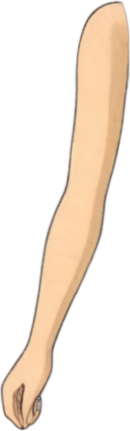
#> input picture tools/pcs/examples/ghibli/arm_l.png, 130 x 431 px
$ python rigwalk2.py pcs/examples/ghibli/arm_l.png
#> lines starting #> are read from the running program, lines starting #| are printed output that depends on the picture; after the words box and inside, x2 and y2 are one past the last pixel; in counts of white or black regions, pixels touching at a corner belong together
# -*- coding: utf-8 -*-
"""改进版纸娃娃：固定骨骼层级(FK) + 行走关键帧 + alpha 带状抠像。

相比第一版 rigwalk_spike 的关键升级：
  * 部件不再各自绕固定点独立旋转，而是挂在骨骼层级上（脚→小腿→大腿→骨盆），
    父骨一动整条链跟动，子骨起点=父骨末端关节 → 物理上不可能脱节。
  * 部件用 alpha 带状抠像（沿关节连线取带状区域并只保留角色自身像素），
    不再用固定 padding 矩形 → 不会有"第三条腿"鬼影。
  * 行走是真实关键帧：骨盆上下颠动 + 左右腿相位差 180° + 手臂反向摆 +
    脚掌保持水平，看着像走而不是抽搐。

用法：.venv/Scripts/python.exe tools/rigwalk2.py [character.png]
不传路径则用 .verify/rigwalk2/front-char.png（由 tools/gen_front_char.py 生成）。
"""
from __future__ import annotations

import math
import sys
from pathlib import Path

import numpy as np
from PIL import Image, ImageDraw

ROOT = Path(__file__).resolve().parents[1]
sys.path.insert(0, str(ROOT))

OUT = ROOT / ".verify" / "rigwalk2"
OUT.mkdir(parents=True, exist_ok=True)

# ---- 角色骨骼定义（归一化：u=左→右占 bbox 宽，v=上→下占 bbox 高）----
# 每个骨骼 = 一段运动学链，同时是一张贴图部件（connector 类 delta 恒为 0，不画）
JOINTS = {
    "pelvis":  (0.50, 0.56),
    "chest":   (0.50, 0.34),
    "head":    (0.50, 0.06),
    "shouldL": (0.34, 0.34), "elbowL": (0.27, 0.50), "handL": (0.23, 0.64),
    "shouldR": (0.66, 0.34), "elbowR": (0.73, 0.50), "handR": (0.77, 0.64),
    "hipL":    (0.43, 0.56), "kneeL":  (0.44, 0.76), "ankleL": (0.46, 0.93), "toeL": (0.45, 0.98),
    "hipR":    (0.57, 0.56), "kneeR":  (0.56, 0.76), "ankleR": (0.54, 0.93), "toeR": (0.55, 0.98),
}
# (bone, parent, 近端关节, 远端关节, 部件名或 None, 带宽占宽比例)
BONES = [
    ("spine",  "pelvis", "pelvis", "chest",   "torso", 0.20),
    ("head",   "chest",  "chest",  "head",    "head",  0.16),
    ("collarL","chest",  "chest",  "shouldL", None,    0.0),
    ("uarmL",  "collarL","shouldL","elbowL",  "uarmL", 0.09),
    ("farmL",  "uarmL",  "elbowL", "handL",   "farmL", 0.08),
    ("collarR","chest",  "chest",  "shouldR", None,    0.0),
    ("uarmR",  "collarR","shouldR","elbowR",  "uarmR", 0.09),
    ("farmR",  "uarmR",  "elbowR", "handR",   "farmR", 0.08),
    ("hipL",   "pelvis", "pelvis", "hipL",    None,    0.0),
    ("thighL", "hipL",   "hipL",   "kneeL",   "thighL",0.13),
    ("shinL",  "thighL", "kneeL",  "ankleL",  "shinL", 0.10),
    ("footL",  "shinL",  "ankleL", "toeL",    "footL", 0.14),
    ("hipR",   "pelvis", "pelvis", "hipR",    None,    0.0),
    ("thighR", "hipR",   "hipR",   "kneeR",   "thighR",0.13),
    ("shinR",  "thighR", "kneeR",  "ankleR",  "shinR", 0.10),
    ("footR",  "shinR",  "ankleR", "toeR",    "footR", 0.14),
]
DRAW_ORDER = ["thighL", "shinL", "footL", "thighR", "shinR", "footR",
              "torso", "head", "uarmR", "farmR", "uarmL", "farmL"]
N_FRAMES = 16


def remove_bg(rgba: Image.Image) -> Image.Image:
    """把纯色背景变成透明（适配白底/绿底/任意纯色底的角色图）。"""
    if rgba.mode != "RGBA":
        rgba = rgba.convert("RGBA")
    a = np.asarray(rgba)
    rgb = a[..., :3].astype(int)
    h, w = a.shape[:2]
    border = np.concatenate([rgb[0, :], rgb[-1, :], rgb[:, 0], rgb[:, -1]]).reshape(-1, 3)
    bg = np.median(border, axis=0)
    diff = np.sqrt(((rgb - bg) ** 2).sum(-1))
    mask = diff < 70
    out = a.copy()
    out[..., 3] = np.where(mask, 0, a[..., 3])
    return Image.fromarray(out, "RGBA")


def alpha_bbox(rgba: Image.Image):
    a = np.asarray(rgba)[..., 3]
    ys, xs = np.where(a > 30)
    return xs.min(), ys.min(), xs.max() + 1, ys.max() + 1


def build_parts(rgba: Image.Image, alpha_full: np.ndarray, x0, y0, x1, y1, rest):
    """把整张角色剪影按"每个像素归属最近骨骼段"切分为部件。

    与单条带状裁剪不同：这里覆盖角色全部像素、无空洞、无重叠，因此静止帧
    能精确还原原图（IoU≈1），动画时各部件刚体旋转也不会产生缝或鬼影。
    """
    sub = rgba.crop((x0, y0, x1, y1))
    sa = alpha_full[y0:y1, x0:x1]
    hh, ww = sa.shape
    ys, xs = np.mgrid[0:hh, 0:ww]
    segs = []
    for (bone, _p, pj, dj, part_name, _wf) in BONES:
        if part_name is None:
            continue
        A = (rest[pj][0] - x0, rest[pj][1] - y0)
        B = (rest[dj][0] - x0, rest[dj][1] - y0)
        segs.append((bone, pj, A, B))
    n = len(segs)
    dists = np.empty((hh, ww, n), dtype=np.float32)
    for i, (bone, pj, A, B) in enumerate(segs):
        abx, aby = B[0] - A[0], B[1] - A[1]
        L2 = abx * abx + aby * aby + 1e-9
        px = xs - A[0]
        py = ys - A[1]
        t = np.clip((px * abx + py * aby) / L2, 0.0, 1.0)
        dx = px - t * abx
        dy = py - t * aby
        dists[..., i] = np.sqrt(dx * dx + dy * dy)
    assign = np.argmin(dists, axis=2)
    parts = {}
    for i, (bone, pj, A, B) in enumerate(segs):
        mask = (assign == i) & (sa > 30)
        if not mask.any():
            print(f"[warn] 部件 {bone} 无像素，跳过")
            continue
        ys_k, xs_k = np.where(mask)
        cx0, cy0, cx1, cy1 = xs_k.min(), ys_k.min(), xs_k.max() + 1, ys_k.max() + 1
        part = sub.crop((cx0, cy0, cx1, cy1)).copy()
        pa = np.array(part)
        pa[..., 3] = np.where(mask[cy0:cy1, cx0:cx1], pa[..., 3], 0)
        anchor = (A[0] - cx0, A[1] - cy0)
        parts[bone] = (Image.fromarray(pa, "RGBA"), anchor, pj)
    return parts


def rotate_about(img: Image.Image, angle_deg: float, center):
    """绕 center 旋转，返回旋转后图像和 center 在新图中的坐标。"""
    th = math.radians(angle_deg)
    cos, sin = math.cos(th), math.sin(th)
    w, h = img.size
    cx, cy = center

    def R(x, y):
        return (cx + (x - cx) * cos - (y - cy) * sin,
                cy + (x - cx) * sin + (y - cy) * cos)

    corners = [R(0, 0), R(w, 0), R(w, h), R(0, h)]
    minx = min(c[0] for c in corners)
    miny = min(c[1] for c in corners)
    maxx = max(c[0] for c in corners)
    maxy = max(c[1] for c in corners)
    W = int(math.ceil(maxx - minx))
    H = int(math.ceil(maxy - miny))
    a = cos
    b = -sin
    d = sin
    e = cos
    c_ = cx - a * cx - b * cy
    f_ = cy - d * cx - e * cy
    rot = img.transform((W, H), Image.AFFINE, (a, b, c_, d, e, f_), resample=Image.BICUBIC)
    ax, ay = R(cx, cy)
    return rot, (ax - minx, ay - miny)


def walk_deltas(f: int):
    """第 f 帧的各骨骼旋转增量（度）。相位让左右腿差 180°。"""
    ph = 2 * math.pi * f / N_FRAMES
    thighL = 20 * math.sin(ph)
    thighR = -20 * math.sin(ph)
    shinL = 35 * max(0.0, math.sin(ph - math.pi / 2))   # 抬腿时屈膝
    shinR = 35 * max(0.0, math.sin(ph + math.pi / 2))
    uarmL = -16 * math.sin(ph)
    uarmR = 16 * math.sin(ph)
    farm = 12
    spine = 3 * math.sin(ph)
    return {
        "spine": spine, "head": 0.0,
        "uarmL": uarmL, "farmL": farm, "uarmR": uarmR, "farmR": farm,
        "thighL": thighL, "shinL": shinL, "thighR": thighR, "shinR": shinR,
        "footL": 0.0, "footR": 0.0,   # 下面抵消，使脚掌保持水平
        "collarL": 0.0, "collarR": 0.0, "hipL": 0.0, "hipR": 0.0,
    }


def main():
    src = sys.argv[1] if len(sys.argv) > 1 else str(OUT / "front-char.png")
    if not Path(src).exists():
        raise SystemExit(f"角色图不存在：{src}")
    raw = Image.open(src).convert("RGBA")
#> raw is the input picture: PIL image 130x431 RGBA; mean R, G, B, A 79.9, 66.3, 52.7, 83.8
    rgba = remove_bg(raw)
#> in remove_bg, `border = np.concatenate([rgb[0, :], rgb[-1, :], rgb[:, 0], rgb[:, -1]]..`: border = 1122 rows, first 8: [0, 0, 0], [0, 0, 0], [0, 0, 0], [0, 0, 0], [0, 0, 0], [0, 0, 0], [0, 0, 0], [0, 0, 0]
#> in remove_bg, `bg = np.median(border, axis=0)`: bg = [0, 0, 0]
    rgba.save(OUT / "char-cutout.png")

    x0, y0, x1, y1 = alpha_bbox(rgba)
#> in alpha_bbox, `ys, xs = np.where(a > 30)`: ys = 19415 values from 0 to 430; xs = 19415 values, max 129 at index 1138, min 0 at index 17838, mean 75.13
#> x0 = 0; y0 = 0; x1 = 130; y1 = 431
    W, H = x1 - x0, y1 - y0
#> W = 130; H = 431
    alpha = np.asarray(rgba)[..., 3]
    rest = {k: (x0 + u * W, y0 + v * H) for k, (u, v) in JOINTS.items()}
#> rest = 17 items

    # 按"每个像素归属最近骨骼段"把整张剪影完整切分为部件（覆盖 100%、无空洞）
    parts = build_parts(rgba, alpha, x0, y0, x1, y1, rest)
#> the loop in build_parts, `for (bone, _p, pj, dj, part_name, _wf) in BONES:` made 16 passes
#> (A, B) on passes 1, 2, 4, 5, 7, 8, 10, 11: ((65, 241.4), (65, 146.5)), ((65, 146.5), (65, 25.86)), ((44.2, 146.5), (35.1, 215.5)), ((35.1, 215.5), (29.9, 275.8)), ((85.8, 146.5), (94.9, 215.5)), ((94.9, 215.5), (100.1, 275.8)), ((55.9, 241.4), (57.2, 327.6)), ((57.2, 327.6), (59.8, 400.8))
#> after the loop in build_parts, `for (bone, _p, pj, dj, part_name, _wf) in BONES:`: segs = 12 items
#> in build_parts, `n = len(segs)`: n = 12
#> the loop in build_parts, `for i, (bone, pj, A, B) in enumerate(segs):` made 12 passes
#> (bone, pj, A, B, abx, aby, L2) on passes 1 to 6: ('spine', 'pelvis', (65, 241.4), (65, 146.5), 0, -94.82, 8990.8), ('head', 'chest', (65, 146.5), (65, 25.86), 0, -120.7, 14563.7), ('uarmL', 'shouldL', (44.2, 146.5), (35.1, 215.5), -9.1, 68.96, 4838.3), ('farmL', 'elbowL', (35.1, 215.5), (29.9, 275.8), -5.2, 60.34, 3668), ('uarmR', 'shouldR', (85.8, 146.5), (94.9, 215.5), 9.1, 68.96, 4838.3), ('farmR', 'elbowR', (94.9, 215.5), (100.1, 275.8), 5.2, 60.34, 3668)
#> pass 1, in build_parts, `dy = py - t * aby`:
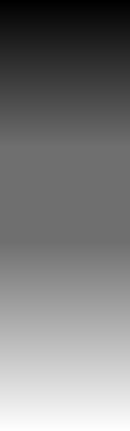
#> dy: shape (431, 130) float64; min -146.5, max 188.6, mean 16.4; drawn with min black and max white
#> in build_parts, `assign = np.argmin(dists, axis=2)`:
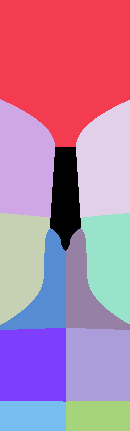
#> assign: shape (431, 130) int64; 12 distinct labels, from 0 to 11; one colour per label, 0 black
#> the loop in build_parts, `for i, (bone, pj, A, B) in enumerate(segs):` made 12 passes
#> (bone, pj, A, B, cx0, cy0, cx1, cy1) on passes 1, 2, 4, 5, 6, 7: ('spine', 'pelvis', (65, 241.4), (65, 146.5), 50, 147, 81, 251), ('head', 'chest', (65, 146.5), (65, 25.86), 70, 0, 130, 147), ('farmL', 'elbowL', (35.1, 215.5), (29.9, 275.8), 37, 223, 50, 295), ('uarmR', 'shouldR', (85.8, 146.5), (94.9, 215.5), 76, 102, 126, 218), ('farmR', 'elbowR', (94.9, 215.5), (100.1, 275.8), 81, 215, 105, 272), ('thighL', 'hipL', (55.9, 241.4), (57.2, 327.6), 30, 228, 66, 329)
#> (printed output is left out)
#> pass 1, in build_parts, `mask = (assign == i) & (sa > 30)`:
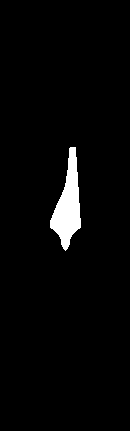
#> mask: shape (431, 130) bool; 2.9% white; 1 white region, box (x1, y1, x2, y2) and area: (50, 147, 81, 251) 1640
#> after the loop in build_parts, `for i, (bone, pj, A, B) in enumerate(segs):`:
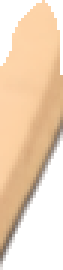
#> pa: shape (90, 21, 4) (shown 3 times larger); mean R, G, B, A 175.6, 144.8, 113.2, 161.5; transparent parts drawn white
#> after the loop in build_parts, `for i, (bone, pj, A, B) in enumerate(segs):`: parts = 9 items
#> parts = 9 items

    # 画关节调试图
    dbg = rgba.copy().convert("RGBA")
    d = ImageDraw.Draw(dbg)
    for k, (ux, vy) in JOINTS.items():
        px, py = rest[k]
        d.ellipse([px - 4, py - 4, px + 4, py + 4], outline=(255, 0, 0, 255))
#> this loop made 17 passes
#> (px, py) on passes 1 to 8: (65, 241.4), (65, 146.5), (65, 25.86), (44.2, 146.5), (35.1, 215.5), (29.9, 275.8), (85.8, 146.5), (94.9, 215.5)
    dbg.save(OUT / "joints-debug.png")

    # 画布
    M = int(0.35 * W)
#> M = 45
    cw, ch = W + 2 * M, H + 2 * M
#> cw = 220; ch = 521
    ox, oy = M - x0, M - y0  # 把 bbox 居中
#> ox = 45; oy = 45

    frames = []
    motion = []
    for f in range(N_FRAMES):
        # FK
        world = {"pelvis": (rest["pelvis"][0], rest["pelvis"][1])}
        wang = {"pelvis": 0.0}
        for (bone, parent, pj, dj, _pn, _wf) in BONES:
            delta = walk_deltas(f)[bone]
            wa = wang[parent] + delta
            wang[bone] = wa
            rvx = rest[dj][0] - rest[pj][0]
            rvy = rest[dj][1] - rest[pj][1]
            th = math.radians(wa)
            rx = rvx * math.cos(th) - rvy * math.sin(th)
            ry = rvx * math.sin(th) + rvy * math.cos(th)
            world[dj] = (world[pj][0] + rx, world[pj][1] + ry)
            world[bone] = world[pj]
            wang[dj] = wa  # 关节点也要记角度，供子骨骼按父关节查 world_ang

        # 脚掌保持水平：脚的世界角恒为 0（即静止朝向），不随腿旋转
        for side in ("L", "R"):
            wang["foot" + side] = 0.0

        canvas = Image.new("RGBA", (cw, ch), (0, 0, 0, 0))
        for bone in DRAW_ORDER:
            if bone not in parts:
                continue
            pim, anc, pj = parts[bone]
            pivot = (world[pj][0] + ox, world[pj][1] + oy)
            rot, anc_new = rotate_about(pim, wang[bone], anc)
            canvas.alpha_composite(rot, (int(round(pivot[0] - anc_new[0])),
                                         int(round(pivot[1] - anc_new[1]))))
        frames.append(canvas)

        # 量化：相邻帧剪影变化
        sil = np.asarray(canvas)[..., 3] > 30
        if f > 0:
            prev = np.asarray(frames[f - 1])[..., 3] > 30
            inter = np.logical_and(sil, prev).sum()
            union = np.logical_or(sil, prev).sum()
            motion.append(1 - inter / max(union, 1))
#> this loop made 16 passes
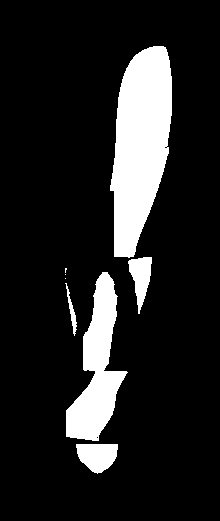
#> sil: shape (521, 220) bool; 13.9% white; 8 white regions (3 under 20 px), largest, box (x1, y1, x2, y2) and area: (110, 46, 172, 258) 9150, (66, 272, 128, 441) 4863, (76, 444, 118, 474) 928, (128, 257, 152, 314) 753, (65, 283, 77, 336) 174

    # 静止帧（delta 全 0）应与原始近似一致：把去背角色按同样 offset 贴回画布再比
    rest_canvas = Image.new("RGBA", (cw, ch), (0, 0, 0, 0))
    rest_canvas.alpha_composite(rgba, (ox, oy))
    sil0 = np.asarray(frames[0])[..., 3] > 30
#> sil0: shape (521, 220) bool; 14.6% white; 4 white regions (2 under 20 px), largest, box (x1, y1, x2, y2) and area: (54, 45, 175, 476) 16506, (77, 284, 85, 338) 172
    rest_sil = np.asarray(rest_canvas)[..., 3] > 30
#> rest_sil: shape (521, 220) bool; 16.9% white; 1 white region, box (x1, y1, x2, y2) and area: (45, 45, 175, 476) 19415
    inter = np.logical_and(sil0, rest_sil).sum()
    union = np.logical_or(sil0, rest_sil).sum()
    iou0 = inter / max(union, 1)

    # 拼条 + gif
    cols = 8
    rows = math.ceil(N_FRAMES / cols)
    strip = Image.new("RGBA", (cols * cw, rows * ch), (0, 0, 0, 0))
#> strip: PIL image 1760x1042 RGBA; every value is 0
    for i, fr in enumerate(frames):
        strip.alpha_composite(fr, ((i % cols) * cw, (i // cols) * ch))
#> this loop made 16 passes
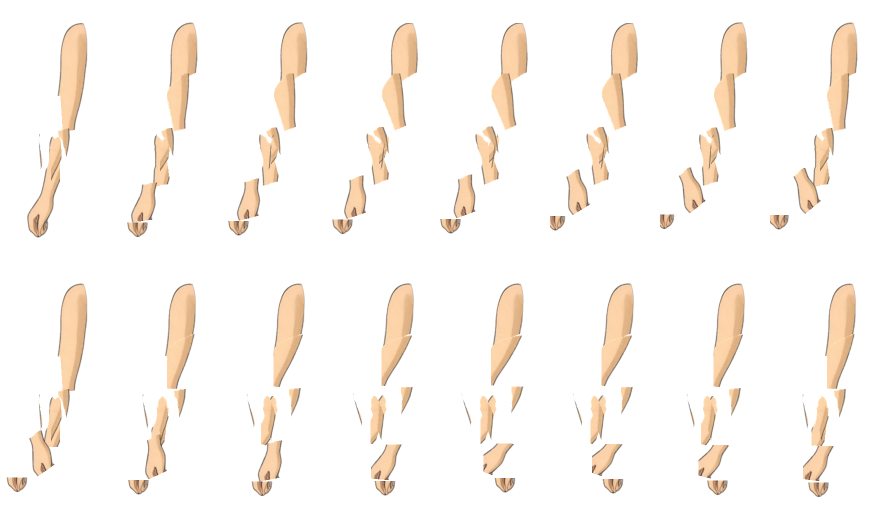
#> strip: PIL image 1760x1042 RGBA (shown at 1/2 size); mean R, G, B, A 30.9, 25.5, 20.2, 33.2; transparent parts drawn white
    strip.convert("RGBA").save(OUT / "walk-strip.png")

    frames[0].save(OUT / "walk.gif", save_all=True, append_images=frames[1:] + [frames[0]],
                   duration=90, loop=0, disposal=2)
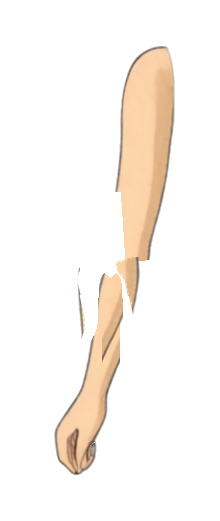
#> saved as walk.gif: PIL image 220x521 RGBA; mean R, G, B, A 32.3, 26.7, 21.2, 35.1; transparent parts drawn white

    print(f"帧数={N_FRAMES} 画布={cw}x{ch}")
#| 帧数=16 画布=220x521
    print(f"静止帧与原始剪影 IoU={iou0:.3f}（应接近 1，验证骨骼静止即还原）")
#| 静止帧与原始剪影 IoU=0.747（应接近 1，验证骨骼静止即还原）
    print(f"相邻帧动作幅度(1-IoU) 均值={sum(motion)/len(motion):.3f} "
          f"最小={min(motion):.3f} 最大={max(motion):.3f}")
#| 相邻帧动作幅度(1-IoU) 均值=0.254 最小=0.077 最大=0.393
    print(f"输出：{OUT/'walk-strip.png'} {OUT/'walk.gif'} {OUT/'char-cutout.png'} {OUT/'joints-debug.png'}")


if __name__ == "__main__":
    main()

$ run again, on tools/pcs/examples/ghibli/leg_l.png
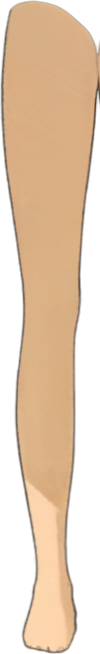
#> input picture tools/pcs/examples/ghibli/leg_l.png, 100 x 654 px
#> in main, raw is the input picture: PIL image 100x654 RGBA; mean R, G, B, A 135.5, 109.9, 84.2, 157.9
#> border = 1508 rows, first 8: [0, 0, 0], [0, 0, 0], [0, 0, 0], [0, 0, 0], [0, 0, 0], [0, 0, 0], [0, 0, 0], [0, 0, 0]
#> bg = [0, 0, 0]
#> out: shape (654, 100, 4); 0.02% of pixels changed, all inside (x1, y1, x2, y2) = (96, 95, 100, 102)
#> x0 = 0; x1 = 100; y1 = 654
#> in main, `W, H = x1 - x0, y1 - y0`: W = 100; H = 654
#> rest = 17 items
#> the loop in build_parts, `for (bone, _p, pj, dj, part_name, _wf) in BONES:` made 16 passes
#> (A, B) on passes 1, 2, 4, 5, 7, 8, 10, 11: ((50, 366.2), (50, 222.4)), ((50, 222.4), (50, 39.24)), ((34, 222.4), (27, 327)), ((27, 327), (23, 418.6)), ((66, 222.4), (73, 327)), ((73, 327), (77, 418.6)), ((43, 366.2), (44, 497)), ((44, 497), (46, 608.2))
#> after the loop in build_parts, `for (bone, _p, pj, dj, part_name, _wf) in BONES:`: segs = 12 items
#> n = 12
#> the loop in build_parts, `for i, (bone, pj, A, B) in enumerate(segs):` made 12 passes
#> (bone, pj, A, B, abx, aby, L2) on passes 1 to 6: ('spine', 'pelvis', (50, 366.2), (50, 222.4), 0, -143.9, 20701.5), ('head', 'chest', (50, 222.4), (50, 39.24), 0, -183.1, 33532.9), ('uarmL', 'shouldL', (34, 222.4), (27, 327), -7, 104.6, 10998.5), ('farmL', 'elbowL', (27, 327), (23, 418.6), -4, 91.56, 8399.2), ('uarmR', 'shouldR', (66, 222.4), (73, 327), 7, 104.6, 10998.5), ('farmR', 'elbowR', (73, 327), (77, 418.6), 4, 91.56, 8399.2)
#> in build_parts, `assign = np.argmin(dists, axis=2)`:
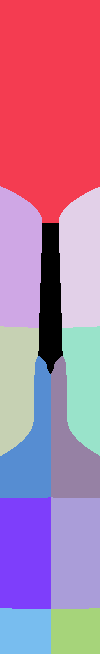
#> assign: shape (654, 100) int64; 12 distinct labels, from 0 to 11; one colour per label, 0 black
#> the loop in build_parts, `for i, (bone, pj, A, B) in enumerate(segs):` made 12 passes
#> (bone, pj, A, B, cx0, cy0, cx1, cy1) on passes 1, 3, 4, 5, 6, 7, 8: ('spine', 'pelvis', (50, 366.2), (50, 222.4), 38, 223, 63, 374), ('uarmL', 'shouldL', (34, 222.4), (27, 327), 8, 190, 42, 328), ('farmL', 'elbowL', (27, 327), (23, 418.6), 14, 327, 39, 445), ('uarmR', 'shouldR', (66, 222.4), (73, 327), 59, 192, 88, 328), ('farmR', 'elbowR', (73, 327), (77, 418.6), 62, 327, 78, 437), ('thighL', 'hipL', (43, 366.2), (44, 497), 17, 356, 51, 498), ('shinL', 'kneeL', (44, 497), (46, 608.2), 25, 497, 51, 609)
#> after the loop in build_parts, `for i, (bone, pj, A, B) in enumerate(segs):`: parts = 12 items
#> the loop in main, `for k, (ux, vy) in JOINTS.items():` made 17 passes
#> (px, py) on passes 1 to 8: (50, 366.2), (50, 222.4), (50, 39.24), (34, 222.4), (27, 327), (23, 418.6), (66, 222.4), (73, 327)
#> M = 35
#> cw = 170; ch = 724
#> ox = 35
#> the loop in main, `for f in range(N_FRAMES):` made 16 passes
#> sil0: shape (724, 170) bool; 29.7% white; 4 white regions (1 under 20 px), largest, box (x1, y1, x2, y2) and area: (17, 35, 135, 689) 33445, (33, 359, 65, 476) 2049, (16, 623, 43, 668) 1062
#> rest_sil: shape (724, 170) bool; 34.1% white; 2 white regions (1 under 20 px), largest, box (x1, y1, x2, y2) and area: (35, 35, 135, 689) 41990
#> the loop in main, `for i, fr in enumerate(frames):` made 16 passes
#> in main, `frames[0].save(OUT / "walk.gif", save_all=True, append_images=frames[1..`:
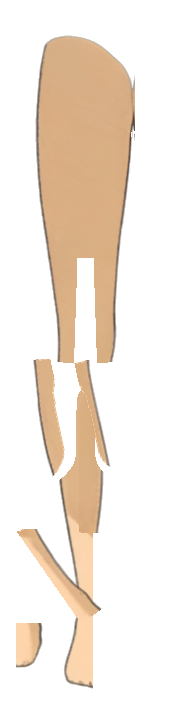
#> saved as walk.gif: PIL image 170x724 RGBA; mean R, G, B, A 62.3, 50.5, 38.8, 72.7; transparent parts drawn white
#| 帧数=16 画布=170x724
#| 静止帧与原始剪影 IoU=0.721（应接近 1，验证骨骼静止即还原）
#| 相邻帧动作幅度(1-IoU) 均值=0.307 最小=0.101 最大=0.482

$ run again, on tools/pcs/examples/ghibli/leg_r.png
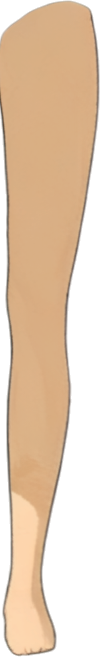
#> input picture tools/pcs/examples/ghibli/leg_r.png, 100 x 657 px
#> in main, raw is the input picture: PIL image 100x657 RGBA; mean R, G, B, A 139.3, 113, 86.7, 163
#> border = 1514 rows, first 8: [0, 0, 0], [0, 0, 0], [0, 0, 0], [0, 0, 0], [0, 0, 0], [0, 0, 0], [0, 0, 0], [0, 0, 0]
#> bg = [0, 0, 0]
#> x0 = 0; x1 = 100; y1 = 656
#> in main, `W, H = x1 - x0, y1 - y0`: W = 100; H = 656
#> rest = 17 items
#> the loop in build_parts, `for (bone, _p, pj, dj, part_name, _wf) in BONES:` made 16 passes
#> (A, B) on passes 1, 2, 4, 5, 7, 8, 10, 11: ((50, 367.4), (50, 223)), ((50, 223), (50, 39.36)), ((34, 223), (27, 328)), ((27, 328), (23, 419.8)), ((66, 223), (73, 328)), ((73, 328), (77, 419.8)), ((43, 367.4), (44, 498.6)), ((44, 498.6), (46, 610.1))
#> after the loop in build_parts, `for (bone, _p, pj, dj, part_name, _wf) in BONES:`: segs = 12 items
#> n = 12
#> the loop in build_parts, `for i, (bone, pj, A, B) in enumerate(segs):` made 12 passes
#> (bone, pj, A, B, abx, aby, L2) on passes 1 to 7: ('spine', 'pelvis', (50, 367.4), (50, 223), 0, -144.3, 20828.3), ('head', 'chest', (50, 223), (50, 39.36), 0, -183.7, 33738.3), ('uarmL', 'shouldL', (34, 223), (27, 328), -7, 105, 11065.6), ('farmL', 'elbowL', (27, 328), (23, 419.8), -4, 91.84, 8450.6), ('uarmR', 'shouldR', (66, 223), (73, 328), 7, 105, 11065.6), ('farmR', 'elbowR', (73, 328), (77, 419.8), 4, 91.84, 8450.6), ('thighL', 'hipL', (43, 367.4), (44, 498.6), 1, 131.2, 17214.4)
#> assign: shape (656, 100) int64; 12 distinct labels, from 0 to 11
#> the loop in build_parts, `for i, (bone, pj, A, B) in enumerate(segs):` made 12 passes
#> (bone, pj, A, B, cx0, cy0, cx1, cy1) on passes 1, 3, 4, 5, 6, 7, 8: ('spine', 'pelvis', (50, 367.4), (50, 223), 38, 224, 63, 375), ('uarmL', 'shouldL', (34, 223), (27, 328), 5, 189, 42, 329), ('farmL', 'elbowL', (27, 328), (23, 419.8), 6, 328, 39, 454), ('uarmR', 'shouldR', (66, 223), (73, 328), 59, 193, 88, 329), ('farmR', 'elbowR', (73, 328), (77, 419.8), 62, 329, 71, 427), ('thighL', 'hipL', (43, 367.4), (44, 498.6), 6, 357, 51, 500), ('shinL', 'kneeL', (44, 498.6), (46, 610.1), 2, 499, 51, 611)
#> after the loop in build_parts, `for i, (bone, pj, A, B) in enumerate(segs):`:
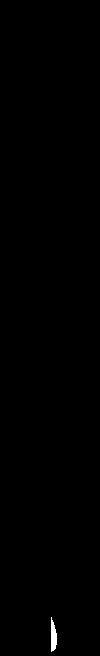
#> mask: shape (656, 100) bool; 0.23% white; 1 white region, box (x1, y1, x2, y2) and area: (51, 617, 57, 652) 152
#> after the loop in build_parts, `for i, (bone, pj, A, B) in enumerate(segs):`: parts = 12 items
#> the loop in main, `for k, (ux, vy) in JOINTS.items():` made 17 passes
#> (px, py) on passes 1 to 8: (50, 367.4), (50, 223), (50, 39.36), (34, 223), (27, 328), (23, 419.8), (66, 223), (73, 328)
#> M = 35
#> cw = 170; ch = 726
#> ox = 35
#> the loop in main, `for f in range(N_FRAMES):` made 16 passes
#> sil0: shape (726, 170) bool; 31.5% white; 3 white regions, box (x1, y1, x2, y2) and area: (18, 35, 135, 486) 28028, (44, 363, 105, 691) 10699, (15, 631, 21, 666) 152
#> rest_sil: shape (726, 170) bool; 35.2% white; 1 white region, box (x1, y1, x2, y2) and area: (35, 35, 135, 691) 43472
#> the loop in main, `for i, fr in enumerate(frames):` made 16 passes
#> in main, `frames[0].save(OUT / "walk.gif", save_all=True, append_images=frames[1..`:
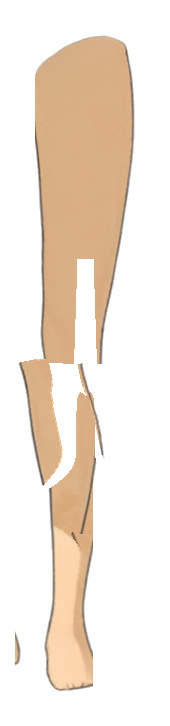
#> saved as walk.gif: PIL image 170x726 RGBA; mean R, G, B, A 66, 53.5, 41.1, 77.3; transparent parts drawn white
#| 帧数=16 画布=170x726
#| 静止帧与原始剪影 IoU=0.784（应接近 1，验证骨骼静止即还原）
#| 相邻帧动作幅度(1-IoU) 均值=0.241 最小=0.078 最大=0.398
